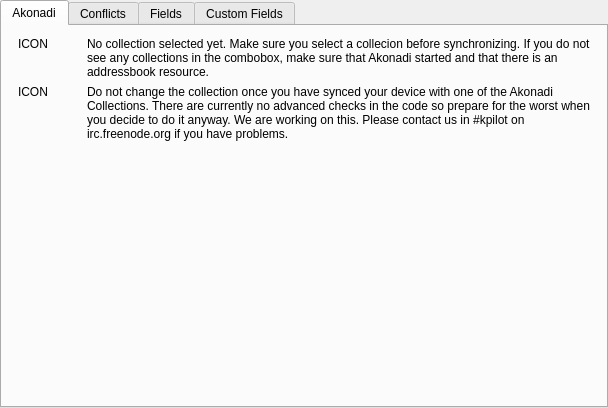
<ui version="4.0" >
 <author>Adriaan de Groot and David Bishop</author>
 <class>ContactsWidget</class>
 <widget class="QWidget" name="ContactsWidget" >
  <property name="geometry" >
   <rect>
    <x>0</x>
    <y>0</y>
    <width>608</width>
    <height>408</height>
   </rect>
  </property>
  <layout class="QGridLayout" >
   <property name="leftMargin" >
    <number>0</number>
   </property>
   <property name="topMargin" >
    <number>0</number>
   </property>
   <property name="rightMargin" >
    <number>0</number>
   </property>
   <property name="bottomMargin" >
    <number>0</number>
   </property>
   <item row="0" column="0" >
    <widget class="QTabWidget" name="tabWidget" >
     <property name="enabled" >
      <bool>true</bool>
     </property>
     <property name="currentIndex" >
      <number>0</number>
     </property>
     <widget class="QWidget" name="akonadiTab" >
      <attribute name="title" >
       <string>Akonadi</string>
      </attribute>
      <layout class="QGridLayout" >
       <item row="0" column="0" >
        <layout class="QHBoxLayout" />
       </item>
       <item row="1" column="0" >
        <layout class="QHBoxLayout" >
         <property name="spacing" >
          <number>5</number>
         </property>
         <property name="leftMargin" >
          <number>5</number>
         </property>
         <item>
          <widget class="QLabel" name="fWarnIcon1" >
           <property name="sizePolicy" >
            <sizepolicy vsizetype="Preferred" hsizetype="Preferred" >
             <horstretch>1</horstretch>
             <verstretch>0</verstretch>
            </sizepolicy>
           </property>
           <property name="text" >
            <string>ICON</string>
           </property>
           <property name="alignment" >
            <set>Qt::AlignLeading|Qt::AlignLeft|Qt::AlignTop</set>
           </property>
          </widget>
         </item>
         <item>
          <widget class="QLabel" name="fSelectionWarnLabel" >
           <property name="sizePolicy" >
            <sizepolicy vsizetype="Preferred" hsizetype="Preferred" >
             <horstretch>8</horstretch>
             <verstretch>0</verstretch>
            </sizepolicy>
           </property>
           <property name="text" >
            <string>No collection selected yet. Make sure you select a collecion before synchronizing. If you do not see any collections in the combobox, make sure that Akonadi started and that there is an addressbook resource.</string>
           </property>
           <property name="alignment" >
            <set>Qt::AlignLeading|Qt::AlignLeft|Qt::AlignTop</set>
           </property>
           <property name="wordWrap" >
            <bool>true</bool>
           </property>
           <property name="margin" >
            <number>5</number>
           </property>
           <property name="indent" >
            <number>0</number>
           </property>
          </widget>
         </item>
        </layout>
       </item>
       <item row="2" column="0" >
        <layout class="QHBoxLayout" >
         <property name="spacing" >
          <number>5</number>
         </property>
         <property name="leftMargin" >
          <number>5</number>
         </property>
         <property name="topMargin" >
          <number>0</number>
         </property>
         <item>
          <widget class="QLabel" name="fWarnIcon2" >
           <property name="sizePolicy" >
            <sizepolicy vsizetype="Preferred" hsizetype="Preferred" >
             <horstretch>1</horstretch>
             <verstretch>0</verstretch>
            </sizepolicy>
           </property>
           <property name="text" >
            <string>ICON</string>
           </property>
           <property name="alignment" >
            <set>Qt::AlignLeading|Qt::AlignLeft|Qt::AlignTop</set>
           </property>
          </widget>
         </item>
         <item>
          <widget class="QLabel" name="label" >
           <property name="sizePolicy" >
            <sizepolicy vsizetype="Preferred" hsizetype="Preferred" >
             <horstretch>8</horstretch>
             <verstretch>0</verstretch>
            </sizepolicy>
           </property>
           <property name="text" >
            <string>Do not change the collection once you have synced your device with one of the Akonadi Collections. There are currently no advanced checks in the code so prepare for the worst when you decide to do it anyway. We are working on this. Please contact us in #kpilot on irc.freenode.org if you have problems.</string>
           </property>
           <property name="alignment" >
            <set>Qt::AlignLeading|Qt::AlignLeft|Qt::AlignTop</set>
           </property>
           <property name="wordWrap" >
            <bool>true</bool>
           </property>
           <property name="margin" >
            <number>5</number>
           </property>
           <property name="indent" >
            <number>0</number>
           </property>
          </widget>
         </item>
        </layout>
       </item>
       <item row="3" column="0" >
        <spacer>
         <property name="orientation" >
          <enum>Qt::Vertical</enum>
         </property>
         <property name="sizeHint" >
          <size>
           <width>505</width>
           <height>111</height>
          </size>
         </property>
        </spacer>
       </item>
      </layout>
     </widget>
     <widget class="QWidget" name="conflictsTab" >
      <attribute name="title" >
       <string>Conflicts</string>
      </attribute>
      <layout class="QGridLayout" >
       <item row="0" column="0" >
        <widget class="QGroupBox" name="groupBox_2" >
         <property name="title" >
          <string>Conflict Resolution</string>
         </property>
         <layout class="QGridLayout" >
          <item row="0" column="0" colspan="2" >
           <widget class="QLabel" name="textLabel1_7" >
            <property name="text" >
             <string>&lt;p>Select the default action if an event was modified on both sides here. &lt;/p></string>
            </property>
            <property name="alignment" >
             <set>Qt::AlignJustify|Qt::AlignVCenter</set>
            </property>
            <property name="wordWrap" >
             <bool>true</bool>
            </property>
           </widget>
          </item>
          <item row="1" column="0" >
           <widget class="QLabel" name="textLabel1_2_2" >
            <property name="sizePolicy" >
             <sizepolicy vsizetype="Preferred" hsizetype="Maximum" >
              <horstretch>0</horstretch>
              <verstretch>0</verstretch>
             </sizepolicy>
            </property>
            <property name="whatsThis" >
             <string>&lt;qt>Select in this list how conflicting entries (entries which were edited both on your handheld and on the PC) are resolved. Possibly values are "Use KPilot's Global Setting" to use the settings defined in KPilot HotSync configuration, "Ask User" to let you decide case by case, "Do Nothing" to allow the entries to be different, "PC overrides", "Handheld overrides", "Use values from last sync" and "Use both entries" to create a new entry on both the PC and handheld.&lt;/qt></string>
            </property>
            <property name="text" >
             <string>Conflict &amp;resolution:</string>
            </property>
            <property name="wordWrap" >
             <bool>false</bool>
            </property>
            <property name="buddy" >
             <cstring>fConflictResolution</cstring>
            </property>
           </widget>
          </item>
          <item row="1" column="1" >
           <widget class="QComboBox" name="fConflictResolution" >
            <property name="whatsThis" >
             <string>&lt;qt>Select in this list how conflicting entries (entries which were edited both on your handheld and on the PC) are resolved. Possibly values are "Use KPilot's Global Setting" to use the settings defined in KPilot HotSync configuration, "Ask User" to let you decide case by case, "Do Nothing" to allow the entries to be different, "PC overrides", "Handheld overrides", "Use values from last sync" and "Use both entries" to create a new entry on both the PC and handheld.&lt;/qt></string>
            </property>
            <property name="currentIndex" >
             <number>6</number>
            </property>
            <item>
             <property name="text" >
              <string>Use KPilot's Global Setting</string>
             </property>
            </item>
            <item>
             <property name="text" >
              <string>Ask User</string>
             </property>
            </item>
            <item>
             <property name="text" >
              <string>Do Nothing</string>
             </property>
            </item>
            <item>
             <property name="text" >
              <string>Handheld Overrides</string>
             </property>
            </item>
            <item>
             <property name="text" >
              <string>PC Overrides</string>
             </property>
            </item>
            <item>
             <property name="text" >
              <string>Values From Last Sync (if possible)</string>
             </property>
            </item>
            <item>
             <property name="text" >
              <string>Use Both Entries</string>
             </property>
            </item>
           </widget>
          </item>
         </layout>
        </widget>
       </item>
       <item row="1" column="0" >
        <spacer>
         <property name="orientation" >
          <enum>Qt::Vertical</enum>
         </property>
         <property name="sizeType" >
          <enum>QSizePolicy::Expanding</enum>
         </property>
         <property name="sizeHint" >
          <size>
           <width>20</width>
           <height>41</height>
          </size>
         </property>
        </spacer>
       </item>
      </layout>
     </widget>
     <widget class="QWidget" name="fieldsTab" >
      <attribute name="title" >
       <string>Fields</string>
      </attribute>
      <layout class="QGridLayout" >
       <property name="leftMargin" >
        <number>11</number>
       </property>
       <property name="topMargin" >
        <number>11</number>
       </property>
       <property name="rightMargin" >
        <number>11</number>
       </property>
       <property name="bottomMargin" >
        <number>11</number>
       </property>
       <property name="horizontalSpacing" >
        <number>6</number>
       </property>
       <property name="verticalSpacing" >
        <number>6</number>
       </property>
       <item row="0" column="0" >
        <widget class="QLabel" name="TextLabel2" >
         <property name="whatsThis" >
          <string>&lt;qt>Select which KAddressBook field should be used to store the Pilot's &amp;quot;Other&amp;quot; phone here.&lt;/qt></string>
         </property>
         <property name="text" >
          <string>Handheld other phone:</string>
         </property>
         <property name="wordWrap" >
          <bool>false</bool>
         </property>
        </widget>
       </item>
       <item row="0" column="1" >
        <widget class="QComboBox" name="fOtherPhone" >
         <property name="sizePolicy" >
          <sizepolicy vsizetype="Fixed" hsizetype="MinimumExpanding" >
           <horstretch>0</horstretch>
           <verstretch>0</verstretch>
          </sizepolicy>
         </property>
         <property name="whatsThis" >
          <string>&lt;qt>Select which KAddressBook field should be used to store the Pilot's &amp;quot;Other&amp;quot; phone here.&lt;/qt></string>
         </property>
         <item>
          <property name="text" >
           <string>Other Phone</string>
          </property>
         </item>
         <item>
          <property name="text" >
           <string>Assistant</string>
          </property>
         </item>
         <item>
          <property name="text" >
           <string>Business Fax</string>
          </property>
         </item>
         <item>
          <property name="text" >
           <string>Car Phone</string>
          </property>
         </item>
         <item>
          <property name="text" >
           <string>Email 2</string>
          </property>
         </item>
         <item>
          <property name="text" >
           <string>Home Fax</string>
          </property>
         </item>
         <item>
          <property name="text" >
           <string>Telex</string>
          </property>
         </item>
         <item>
          <property name="text" >
           <string>TTY/TTD Phone</string>
          </property>
         </item>
        </widget>
       </item>
       <item row="1" column="0" >
        <widget class="QLabel" name="TextLabel4" >
         <property name="whatsThis" >
          <string>&lt;qt>Select which KAddressBook field should be used to store the Pilot's Street Address here.&lt;/qt></string>
         </property>
         <property name="text" >
          <string>Handheld street address:</string>
         </property>
         <property name="wordWrap" >
          <bool>false</bool>
         </property>
        </widget>
       </item>
       <item row="1" column="1" >
        <widget class="QComboBox" name="fAddress" >
         <property name="whatsThis" >
          <string>&lt;qt>Select which KAddressBook field should be used to store the Pilot's Street Address here.&lt;/qt></string>
         </property>
         <item>
          <property name="text" >
           <string>Preferred, then Home Address</string>
          </property>
         </item>
         <item>
          <property name="text" >
           <string>Preferred, then Business Address</string>
          </property>
         </item>
        </widget>
       </item>
       <item row="2" column="0" >
        <widget class="QLabel" name="TextLabel5" >
         <property name="whatsThis" >
          <string>&lt;qt>Select which KAddressBook field should be used to store the Fax number from the Pilot here.&lt;/qt></string>
         </property>
         <property name="text" >
          <string>Handheld fax:</string>
         </property>
         <property name="wordWrap" >
          <bool>false</bool>
         </property>
        </widget>
       </item>
       <item row="2" column="1" >
        <widget class="QComboBox" name="fFax" >
         <property name="whatsThis" >
          <string>&lt;qt>Select which KAddressBook field should be used to store the Fax number from the Pilot here.&lt;/qt></string>
         </property>
         <item>
          <property name="text" >
           <string>Home Fax</string>
          </property>
         </item>
         <item>
          <property name="text" >
           <string>Business Fax</string>
          </property>
         </item>
        </widget>
       </item>
       <item row="3" column="0" >
        <spacer>
         <property name="orientation" >
          <enum>Qt::Vertical</enum>
         </property>
         <property name="sizeType" >
          <enum>QSizePolicy::Expanding</enum>
         </property>
         <property name="sizeHint" >
          <size>
           <width>0</width>
           <height>20</height>
          </size>
         </property>
        </spacer>
       </item>
      </layout>
     </widget>
     <widget class="QWidget" name="customFieldsTab" >
      <attribute name="title" >
       <string>Custom Fields</string>
      </attribute>
      <layout class="QGridLayout" >
       <item row="0" column="0" >
        <widget class="QLabel" name="textLabel1" >
         <property name="sizePolicy" >
          <sizepolicy vsizetype="Preferred" hsizetype="Preferred" >
           <horstretch>0</horstretch>
           <verstretch>0</verstretch>
          </sizepolicy>
         </property>
         <property name="whatsThis" >
          <string>&lt;qt>Select the field from this list that represents best the meaning given by your use of the first custom field on your handheld.&lt;/qt></string>
         </property>
         <property name="text" >
          <string>Handheld custom field 1:</string>
         </property>
         <property name="wordWrap" >
          <bool>false</bool>
         </property>
        </widget>
       </item>
       <item row="1" column="0" >
        <widget class="QLabel" name="textLabel1_2" >
         <property name="whatsThis" >
          <string>&lt;qt>Select the field from this list that represents best the meaning given by your use of the second custom field on your handheld.&lt;/qt></string>
         </property>
         <property name="text" >
          <string>Handheld custom field 2:</string>
         </property>
         <property name="wordWrap" >
          <bool>false</bool>
         </property>
        </widget>
       </item>
       <item row="2" column="0" >
        <widget class="QLabel" name="textLabel1_3" >
         <property name="whatsThis" >
          <string>&lt;qt>Select the field from this list that represents best the meaning given by your use of the third custom field on your handheld.&lt;/qt></string>
         </property>
         <property name="text" >
          <string>Handheld custom field 3:</string>
         </property>
         <property name="wordWrap" >
          <bool>false</bool>
         </property>
        </widget>
       </item>
       <item row="3" column="0" >
        <widget class="QLabel" name="textLabel1_4" >
         <property name="whatsThis" >
          <string>&lt;qt>Select the field from this list that represents best the meaning given by your use of the fourth custom field on your handheld.&lt;/qt></string>
         </property>
         <property name="text" >
          <string>Handheld custom field 4:</string>
         </property>
         <property name="wordWrap" >
          <bool>false</bool>
         </property>
        </widget>
       </item>
       <item row="0" column="1" >
        <widget class="QComboBox" name="fCustom0" >
         <property name="sizePolicy" >
          <sizepolicy vsizetype="Fixed" hsizetype="MinimumExpanding" >
           <horstretch>0</horstretch>
           <verstretch>0</verstretch>
          </sizepolicy>
         </property>
         <property name="whatsThis" >
          <string>&lt;qt>Select the field from this list that represents best the meaning given by your use of the first custom field on your handheld.&lt;/qt></string>
         </property>
         <item>
          <property name="text" >
           <string>Store as Custom Field</string>
          </property>
         </item>
         <item>
          <property name="text" >
           <string>Birthdate</string>
          </property>
         </item>
         <item>
          <property name="text" >
           <string>URL</string>
          </property>
         </item>
         <item>
          <property name="text" >
           <string>IM Address (ICQ, MS, ...)</string>
          </property>
         </item>
        </widget>
       </item>
       <item row="1" column="1" >
        <widget class="QComboBox" name="fCustom1" >
         <property name="sizePolicy" >
          <sizepolicy vsizetype="Fixed" hsizetype="MinimumExpanding" >
           <horstretch>0</horstretch>
           <verstretch>0</verstretch>
          </sizepolicy>
         </property>
         <property name="whatsThis" >
          <string>&lt;qt>Select the field from this list that represents best the meaning given by your use of the second custom field on your handheld.&lt;/qt></string>
         </property>
         <item>
          <property name="text" >
           <string>Store as Custom Field</string>
          </property>
         </item>
         <item>
          <property name="text" >
           <string>Birthdate</string>
          </property>
         </item>
         <item>
          <property name="text" >
           <string>URL</string>
          </property>
         </item>
         <item>
          <property name="text" >
           <string>IM Address (ICQ, MSN, ...)</string>
          </property>
         </item>
        </widget>
       </item>
       <item row="2" column="1" >
        <widget class="QComboBox" name="fCustom2" >
         <property name="sizePolicy" >
          <sizepolicy vsizetype="Fixed" hsizetype="MinimumExpanding" >
           <horstretch>0</horstretch>
           <verstretch>0</verstretch>
          </sizepolicy>
         </property>
         <property name="whatsThis" >
          <string>&lt;qt>Select the field from this list that represents best the meaning given by your use of the third custom field on your handheld.&lt;/qt></string>
         </property>
         <item>
          <property name="text" >
           <string>Store as Custom Field</string>
          </property>
         </item>
         <item>
          <property name="text" >
           <string>Birthdate</string>
          </property>
         </item>
         <item>
          <property name="text" >
           <string>URL</string>
          </property>
         </item>
         <item>
          <property name="text" >
           <string>IM Address (ICQ, MSN, ...)</string>
          </property>
         </item>
        </widget>
       </item>
       <item row="3" column="1" >
        <widget class="QComboBox" name="fCustom3" >
         <property name="sizePolicy" >
          <sizepolicy vsizetype="Fixed" hsizetype="MinimumExpanding" >
           <horstretch>0</horstretch>
           <verstretch>0</verstretch>
          </sizepolicy>
         </property>
         <property name="whatsThis" >
          <string>&lt;qt>Select the field from this list that represents best the meaning given by your use of the fourth custom field on your handheld.&lt;/qt></string>
         </property>
         <item>
          <property name="text" >
           <string>Store as Custom Field</string>
          </property>
         </item>
         <item>
          <property name="text" >
           <string>Birthdate</string>
          </property>
         </item>
         <item>
          <property name="text" >
           <string>URL</string>
          </property>
         </item>
         <item>
          <property name="text" >
           <string>IM Address (ICQ, MSN, ...)</string>
          </property>
         </item>
        </widget>
       </item>
       <item row="4" column="0" colspan="2" >
        <widget class="Line" name="line1" >
         <property name="frameShape" >
          <enum>QFrame::HLine</enum>
         </property>
         <property name="frameShadow" >
          <enum>QFrame::Sunken</enum>
         </property>
        </widget>
       </item>
       <item rowspan="2" row="5" column="0" >
        <widget class="QLabel" name="textLabel1_5" >
         <property name="whatsThis" >
          <string>&lt;qt>Select the birthdate format here, if you selected "birthdate" for any of the custom fields above. Possible placeholders are:&lt;br> %d for the day, %m for the month, %y for the two-digit year, %Y for the four-digit year. For  example, %d.%m.%Y would generate a date like 27.3.1952, while %m/%d/%y would write the same date as 03/27/52. &lt;/qt></string>
         </property>
         <property name="text" >
          <string>Date &amp;format:</string>
         </property>
         <property name="wordWrap" >
          <bool>false</bool>
         </property>
         <property name="buddy" >
          <cstring>fCustomDate</cstring>
         </property>
        </widget>
       </item>
       <item row="6" column="1" >
        <widget class="QComboBox" name="fCustomDate" >
         <property name="sizePolicy" >
          <sizepolicy vsizetype="Fixed" hsizetype="MinimumExpanding" >
           <horstretch>0</horstretch>
           <verstretch>0</verstretch>
          </sizepolicy>
         </property>
         <property name="whatsThis" >
          <string>&lt;qt>Select the birthdate format here, if you selected "birthdate" for any of the custom fields above. Possible placeholders are:&lt;br> %d for the day, %m for the month, %y for the two-digit year, %Y for the four-digit year. For  example, %d.%m.%Y would generate a date like 27.3.1952, while %m/%d/%y would write the same date as 03/27/52. &lt;/qt></string>
         </property>
         <property name="editable" >
          <bool>true</bool>
         </property>
         <item>
          <property name="text" >
           <string>Locale Settings</string>
          </property>
         </item>
         <item>
          <property name="text" >
           <string>%d.%m.%Y</string>
          </property>
         </item>
         <item>
          <property name="text" >
           <string>%d.%m.%y</string>
          </property>
         </item>
         <item>
          <property name="text" >
           <string>%d/%m/%Y</string>
          </property>
         </item>
         <item>
          <property name="text" >
           <string>%d/%m/%y</string>
          </property>
         </item>
         <item>
          <property name="text" >
           <string>%m/%d/%Y</string>
          </property>
         </item>
         <item>
          <property name="text" >
           <string>%m/%d/%y</string>
          </property>
         </item>
        </widget>
       </item>
       <item row="8" column="1" >
        <spacer>
         <property name="orientation" >
          <enum>Qt::Vertical</enum>
         </property>
         <property name="sizeType" >
          <enum>QSizePolicy::Expanding</enum>
         </property>
         <property name="sizeHint" >
          <size>
           <width>31</width>
           <height>30</height>
          </size>
         </property>
        </spacer>
       </item>
      </layout>
     </widget>
    </widget>
   </item>
  </layout>
 </widget>
 <layoutdefault spacing="6" margin="11" />
 <pixmapfunction>qPixmapFromMimeSource</pixmapfunction>
 <tabstops>
  <tabstop>tabWidget</tabstop>
  <tabstop>fOtherPhone</tabstop>
  <tabstop>fAddress</tabstop>
  <tabstop>fFax</tabstop>
 </tabstops>
 <resources/>
 <connections/>
</ui>
